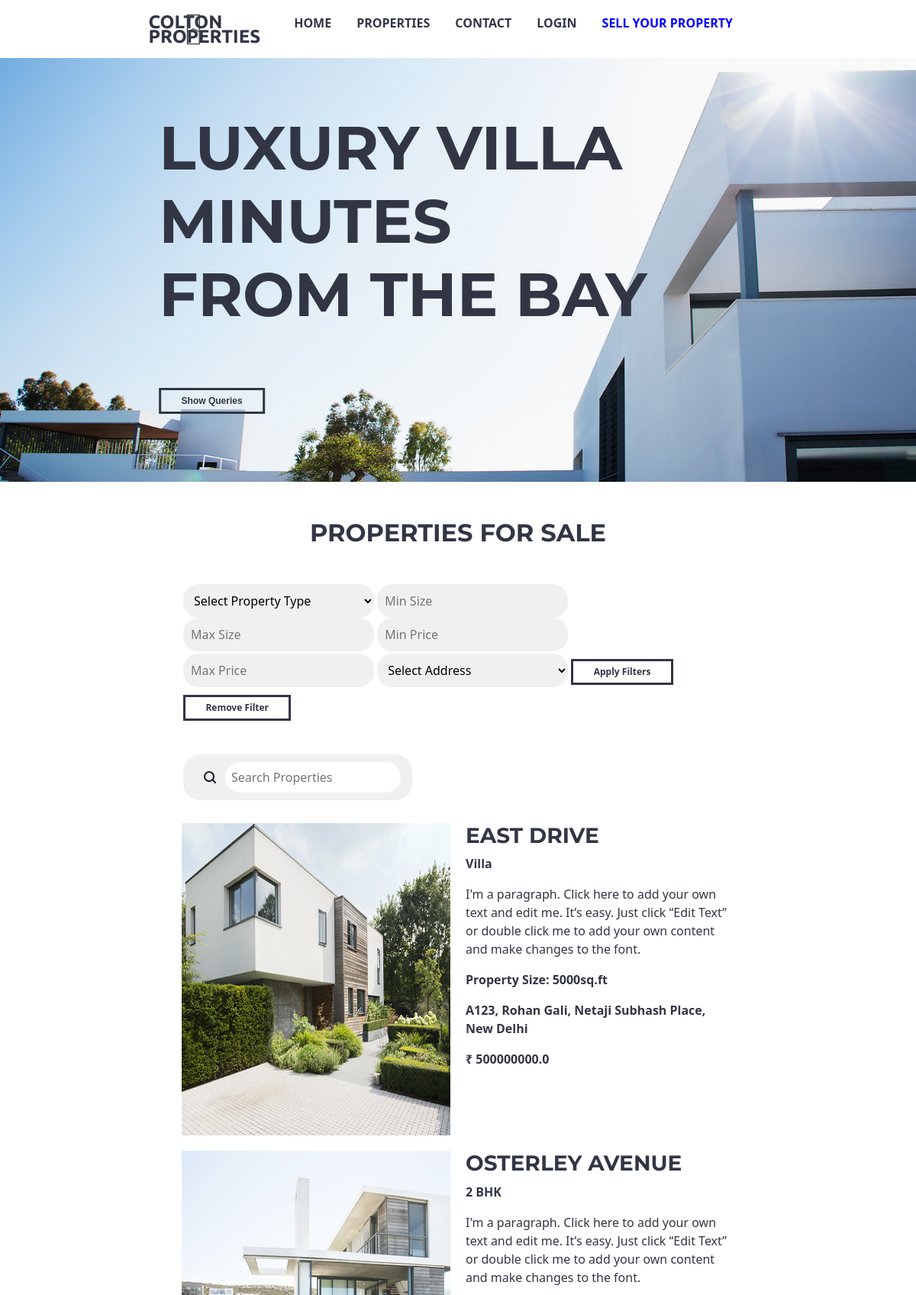
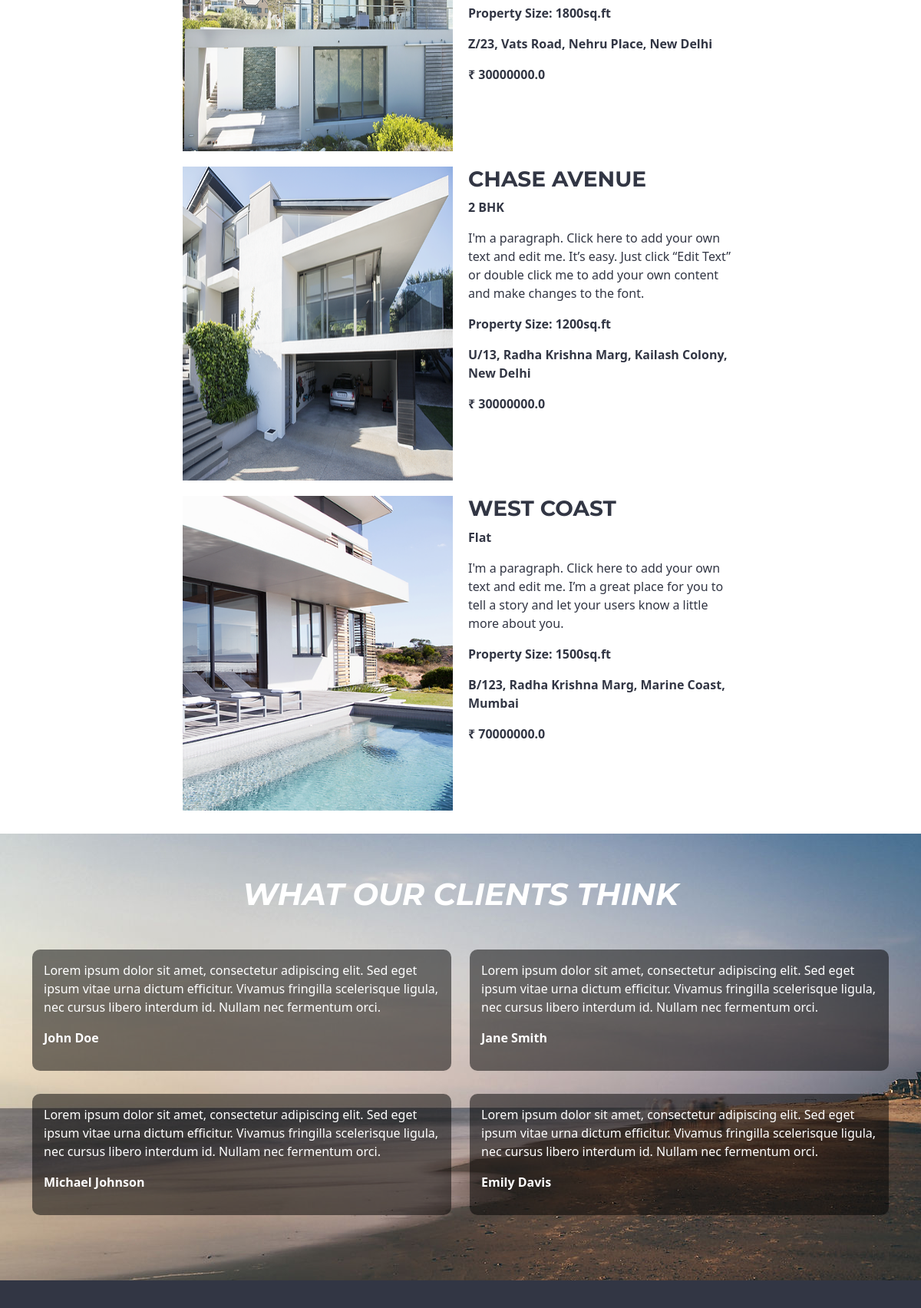
The page / (upper part) on the database its author committed (2 pictures, top to bottom).
### app.py (models this page shows)
class Property(db.Model):
    id = db.Column(db.Integer, primary_key=True)
    owner_name = db.Column(db.String(100), db.ForeignKey('owner.owner_name'), nullable=False)
    address = db.Column(db.String(200), nullable=False)
    property_name = db.Column(db.String(100), nullable=False)
    property_description = db.Column(db.Text, nullable=False)
    property_size = db.Column(db.String(20), nullable=False)
    property_type = db.Column(db.String(50), nullable=False)
    price = db.Column(db.Float, nullable=False)
    image1 = db.Column(db.String(200))
    image2 = db.Column(db.String(200))
    image3 = db.Column(db.String(200))
    image4 = db.Column(db.String(200))
    image5 = db.Column(db.String(200))
    image6 = db.Column(db.String(200))

### app.py (the view)
@app.route('/')
def index():
    property_type = request.args.get('property_type')
    property_size_min = request.args.get('property_size_min')
    property_size_max = request.args.get('property_size_max')
    price_min = request.args.get('price_min')
    price_max = request.args.get('price_max')
    address = request.args.get('address')
    properties = Property.query
    if property_type:
        properties = properties.filter(Property.property_type == property_type)
    if property_size_min and property_size_max:
        properties = properties.filter(Property.property_size.between(property_size_min, property_size_max))
    if price_min and price_max:
        properties = properties.filter(Property.price.between(price_min, price_max))
    if address:
        properties = properties.filter(Property.address.ilike(f'%{address}%'))
    properties = properties.all()
    return render_template('index.html', properties=properties)

### templates/index.html (shortened to what this page needs)
<!DOCTYPE html>
<html lang="en">
  <head>
    <link rel="stylesheet" type="text/css" href="{{ url_for('static', filename='css/index_css.css') }}" />
    <link href="https://cdn.jsdelivr.net/npm/bootstrap@5.3.0-alpha2/dist/css/bootstrap.min.css" rel="stylesheet">
    <link rel="stylesheet" href="https://use.fontawesome.com/releases/v5.15.4/css/all.css">
  </head>
  <body>
    <header>
      <nav class="navbar">
        <img src="{{url_for('static', filename='/images/logo.png')}}" alt="Logo" height="50rem" width="25rem" / >
        <a href="/" class="nav-brand">COLTON <br> PROPERTIES</a>
        <ul class="nav-items">
            <li><a href="/">HOME</a></li>
            <li><a href="#properties">PROPERTIES</a></li>
            <li><a href="#footer">CONTACT</a></li>
            {% if 'user_id' in session %}
            <li><a href="/logout">LOGOUT</a></li>
            {% else %}
            <li><a href="/client_login">LOGIN</a></li>
            {% endif %}
            <li><a href="/owner_login" class="sell-property"style="color: blue;">SELL YOUR PROPERTY</a></li>
        </ul>
      </nav>
      <div class="image-container">
        <img src="{{ url_for('static', filename='/images/big_img.png')}}" alt="" class="main-image">
        <div class="img-text">
          <h1 class="text">LUXURY VILLA <br>MINUTES <br>FROM THE BAY</h1>
          <button><a href="/booked_properties" id="Queries">Show Queries</a></button>
        </div>
      </div>
    </header>
    <main>
      <section id="properties">
        <br><br>
        <h2 class="text-center mb-5" style="font-weight: bolder;">PROPERTIES FOR SALE</h2>
        <div class="filter-section">
          <select name="property_type" class="input__search" style="max-width: 250px; padding: 10px; background-color: #F0F0F0;">
            <option value="">Select Property Type</option>
          </select>
          <input type="number" name="property_size_min" placeholder="Min Size" class="input__search" style="max-width: 250px; padding: 10px; background-color: #F0F0F0;" />
          <input type="number" name="property_size_max" placeholder="Max Size" class="input__search" style="max-width: 250px; padding: 10px; background-color: #F0F0F0;" />
          <input type="number" name="price_min" placeholder="Min Price" class="input__search" style="max-width: 250px; padding: 10px; background-color: #F0F0F0;" />
          <input type="number" name="price_max" placeholder="Max Price" class="input__search" style="max-width: 250px; padding: 10px; background-color: #F0F0F0;" />
          <select name="address" class="input__search" style="max-width: 250px; padding: 10px; background-color: #F0F0F0;">
            <option value="">Select Address</option>
          </select>
          <button id="applyFilters" class="property-btn" style="margin-top: 10px;">Apply Filters</button>
          <button id="clearFilters" class="property-btn" style="margin-top: 10px;">Remove Filter</button><br /><br />
        </div>
        <div class="input__container search-section">
          <button class="input__button__shadow">
            <svg fill="none" xmlns="http://www.w3.org/2000/svg" viewBox="0 0 20 20" height="20px" width="20px">
              <path d="M4 9a5 5 0 1110 0A5 5 0 014 9zm5-7a7 7 0 104.2 12.6.999.999 0 00.093.107l3 3a1 1 0 001.414-1.414l-3-3a.999.999 0 00-.107-.093A7 7 0 009 2z" fill-rule="evenodd" fill="#17202A"></path>
            </svg>
          </button>
          <input type="text" id="search" name="text" class="input__search" placeholder="Search Properties">
        </div>
        <div class="property-section">
          <div class="row" id="property-list">
            {% for property in properties %}
            <div class="col-md-6">
              <a href="/property/{{ property.id }}" id="view-details"><img src="{{ property.image1 }}" alt="Property Image 1" height="254px" width="260px" /></a>
            </div>
            <div class="col-md-6">
              <h3><a href="/property/{{ property.id }}" id="view-details"><b>{{ property.property_name }}</b></a></h3>
              <p><b>{{ property.property_type }}</b></p>
              <p>{{ property.property_description }}</p>
              <p><b>Property Size: {{ property.property_size }}</b></p>
              <p><b>{{ property.address }}</b></p>
              <p><b>₹ {{ property.price }}</b></p><br><br><br>
            </div>
            {% endfor %}
          </div>
        </div>
      </section>
      <section id="testimonials" style="background-image: url('static/images/testimonial.jpg');">
        <div class="container">
          <h1 class="text-center mb-5" style="font-weight: bolder;"><em>WHAT OUR CLIENTS THINK</em></h1>
          <div class="row">
            <div class="col-md-6">
              <div class="testimonial">
                <p>Lorem ipsum dolor sit amet, consectetur adipiscing elit. Sed eget ipsum vitae urna dictum efficitur. Vivamus fringilla scelerisque ligula, nec cursus libero interdum id. Nullam nec fermentum orci. </p>
                <p class="client-name">John Doe</p>
              </div>
            </div>
            <div class="col-md-6">
              <div class="testimonial">
                <p>Lorem ipsum dolor sit amet, consectetur adipiscing elit. Sed eget ipsum vitae urna dictum efficitur. Vivamus fringilla scelerisque ligula, nec cursus libero interdum id. Nullam nec fermentum orci. </p>
                <p class="client-name">Jane Smith</p>
              </div>
            </div>
          </div>
          <div class="row">
            <div class="col-md-6">
              <div class="testimonial">
                <p>Lorem ipsum dolor sit amet, consectetur adipiscing elit. Sed eget ipsum vitae urna dictum efficitur. Vivamus fringilla scelerisque ligula, nec cursus libero interdum id. Nullam nec fermentum orci. </p>
                <p class="client-name">Michael Johnson</p>
              </div>
            </div>
            <div class="col-md-6">
              <div class="testimonial">
                <p>Lorem ipsum dolor sit amet, consectetur adipiscing elit. Sed eget ipsum vitae urna dictum efficitur. Vivamus fringilla scelerisque ligula, nec cursus libero interdum id. Nullam nec fermentum orci. </p>
                <p class="client-name">Emily Davis</p>
              </div>
            </div>
          </div>
        </div>
      </section>
      <footer class="footer" id="footer">
    </footer>
    </main>
  </body>
</html>

### static/css/index_css.css (style rules this page uses)
* { margin: 0; padding: 0; box-sizing: border-box; }
body { font-family: "Montserrat-black", sans-serif; text-align: center; }
h1, h2, h3, h4, h5, h6 { font-family: "Montserrat", sans-serif; }
.navbar { padding: 15px 0; display: flex; justify-content: space-between; font-weight: bold; }
.nav-brand { font-family: "Ubuntu", sans-serif; font-size: 1.5rem; line-height: 0.8; margin-left: -7%; color: #323644; text-decoration: none; }
.nav-items { list-style-type: none; display: flex; margin-right: 20%; align-items: flex-start; }
.nav-items li { margin-right: 33px; padding: 10px 0; }
.nav-items li:last-child { margin-right: 0; }
.nav-items a { color: #323644; text-decoration: none; }
.sell-property { margin-left: auto; }
.navbar img { margin-left: 20%; margin-right: 0; width: auto; padding: 0; }
.image-container { display: flex; }
.main-image { width: 100%; }
.img-text { font-family: opensanshebrewcondensed-regular, sans-serif; position: absolute; left: 20%; transform: translateX(-20%); color: #323644; font-weight: bolder; font-size: 80px; margin-left: 8%; }
.text { font-size: 80px; align-self: center; line-height: 96px; vertical-align: baseline; letter-spacing: normal; word-spacing: 0px; font-weight: 700; font-style: normal; font-variant: normal; text-transform: none; text-decoration: none rgb(50, 54, 68); text-align: start; text-indent: 0px; margin-top: 70px; }
.img-text button { background-color: transparent; color: #323644; border: solid #323644; padding: 0.4vw 2.2vw; font-size: 1vw; font-weight: 800; }
#Queries { text-decoration: none; color: #323644; }
#properties { margin-left: 20%; margin-right: 20%; color: #323644; }
.filter-section { margin-bottom: 20px; }
.search-section { margin-bottom: 20px; }
.input__container { position: relative; background: #f0f0f0; padding: 10px 15px; display: flex; justify-content: center; align-items: center; gap: 5px; border-radius: 22px; max-width: 300px; }
.input__button__shadow { cursor: pointer; border: none; background: none; display: flex; justify-content: center; align-items: center; border-radius: 12px; padding: 5px; }
.input__search { width: 100%; border-radius: 20px; outline: none; border: none; padding: 8px; position: relative; }
.property-section { margin-bottom: 20px; }
.property-section .row { display: flex; flex-wrap: wrap; }
.property-section .col-md-6 { flex: 0 0 50%; padding: 10px; }
.property-section img { width: 100%; height: 100%; display: block; margin: 0 auto; }
#view-details { text-decoration: none; color: #323644; }
.property-btn { background-color: transparent; color: #323644; border: solid #323644; padding: 0.4vw 2.2vw; font-size: 1vw; font-weight: 800; }
#testimonials { padding: 55px 0; color: #fff; }
.testimonial { background-color: rgba(0, 0, 0, 0.5); padding: 15px; border-radius: 10px; margin-bottom: 30px; }
.client-name { font-weight: bold; }
.footer { display: flex; justify-content: space-between; background-color: #323644; color: #9396a2; padding: 50px 150px; box-sizing: border-box; }

### rows shown on the page
Property: shows a picture, property_name "EAST DRIVE", property_type "Villa", property_description "I'm a paragraph. Click here to add your own text and edit me. It’s easy. Just click “Edit Text” or double click me to add your own content and make changes to the font.", property_size "5000sq.ft", address "A123, Rohan Gali, Netaji Subhash Place, New Delhi", price "500000000.0"
Property: shows a picture, property_name "OSTERLEY AVENUE", property_type "2 BHK", property_description "I'm a paragraph. Click here to add your own text and edit me. It’s easy. Just click “Edit Text” or double click me to add your own content and make changes to the font.", property_size "1800sq.ft", address "Z/23, Vats Road, Nehru Place, New Delhi", price "30000000.0"
Property: shows a picture, property_name "CHASE AVENUE", property_type "2 BHK", property_description "I'm a paragraph. Click here to add your own text and edit me. It’s easy. Just click “Edit Text” or double click me to add your own content and make changes to the font.", property_size "1200sq.ft", address "U/13, Radha Krishna Marg, Kailash Colony, New Delhi", price "30000000.0"
Property: shows a picture, property_name "WEST COAST", property_type "Flat", property_description "I'm a paragraph. Click here to add your own text and edit me. I’m a great place for you to tell a story and let your users know a little more about you.", property_size "1500sq.ft", address "B/123, Radha Krishna Marg, Marine Coast, Mumbai", price "70000000.0"
